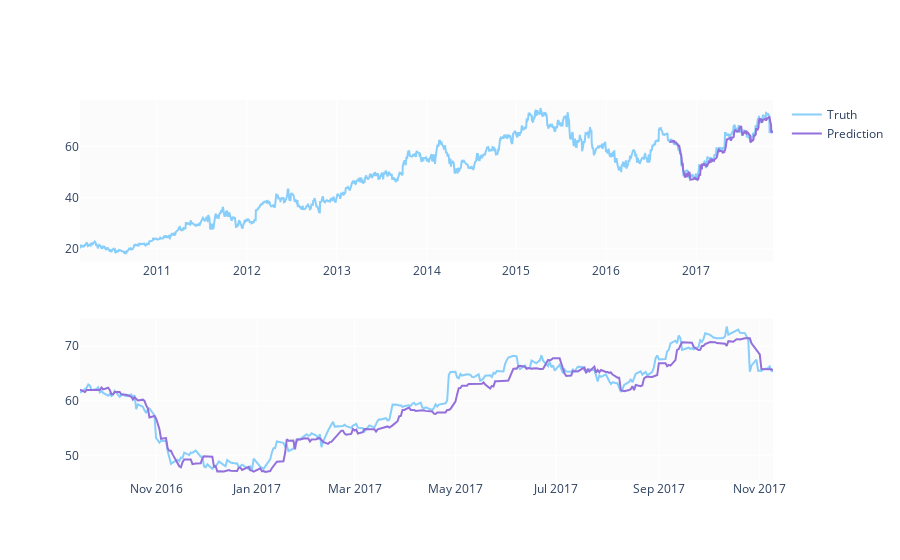

This figure's notebook cell:
### Code cell
predicted_prices = df.loc[test_split_idx+1:].copy()
predicted_prices['Close'] = y_pred

fig = make_subplots(rows=2, cols=1)
fig.add_trace(go.Scatter(x=df.Date, y=df.Close,
                         name='Truth',
                         marker_color='LightSkyBlue'), row=1, col=1)

fig.add_trace(go.Scatter(x=predicted_prices.Date,
                         y=predicted_prices.Close,
                         name='Prediction',
                         marker_color='MediumPurple'), row=1, col=1)

fig.add_trace(go.Scatter(x=predicted_prices.Date,
                         y=y_test,
                         name='Truth',
                         marker_color='LightSkyBlue',
                         showlegend=False), row=2, col=1)

fig.add_trace(go.Scatter(x=predicted_prices.Date,
                         y=y_pred,
                         name='Prediction',
                         marker_color='MediumPurple',
                         showlegend=False), row=2, col=1)

fig.show()

### Figure 1 — Plotly figure (JSON) as saved in the notebook; plotly's stock layout.template omitted (floating-point values rounded to 4 significant figures; data arrays with more than 128 entries replaced by an {"elided": "..."} marker saying what was removed)
{"data": [{"marker": {"color": "LightSkyBlue"}, "name": "Truth", "type": "scatter", "x": {"elided": "1945 str values"}, "xaxis": "x", "y": {"elided": "1945 float values"}, "yaxis": "y"}, {"marker": {"color": "MediumPurple"}, "name": "Prediction", "type": "scatter", "x": {"elided": "291 str values"}, "xaxis": "x", "y": {"elided": "291 float values"}, "yaxis": "y"}, {"marker": {"color": "LightSkyBlue"}, "name": "Truth", "showlegend": false, "type": "scatter", "x": {"elided": "291 str values"}, "xaxis": "x2", "y": {"elided": "291 float values"}, "yaxis": "y2"}, {"marker": {"color": "MediumPurple"}, "name": "Prediction", "showlegend": false, "type": "scatter", "x": {"elided": "291 str values"}, "xaxis": "x2", "y": {"elided": "291 float values"}, "yaxis": "y2"}], "layout": {"xaxis": {"anchor": "y", "domain": [0, 1]}, "xaxis2": {"anchor": "y2", "domain": [0, 1]}, "yaxis": {"anchor": "x", "domain": [0.575, 1]}, "yaxis2": {"anchor": "x2", "domain": [0, 0.425]}}}
